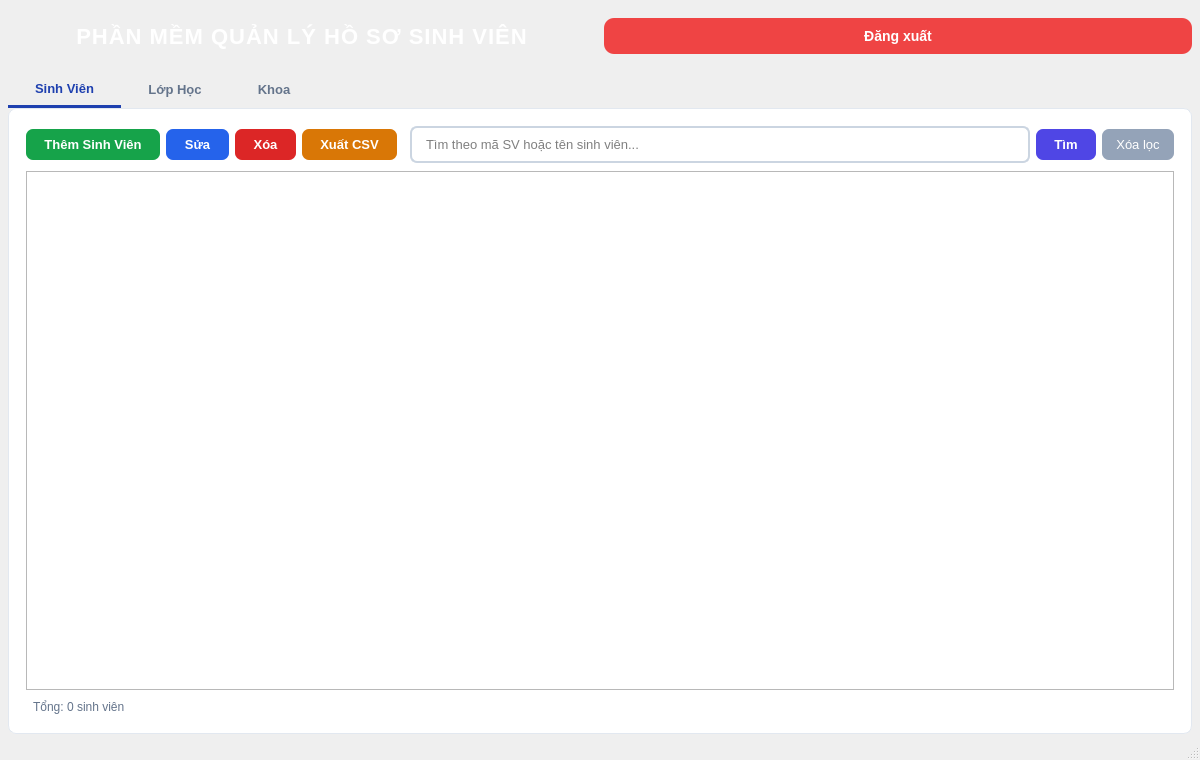
<?xml version="1.0" encoding="UTF-8"?>
<ui version="4.0">
 <class>MainWindow</class>
 <widget class="QMainWindow" name="MainWindow">
  <property name="geometry">
   <rect><x>0</x><y>0</y><width>1200</width><height>760</height></rect>
  </property>
  <property name="windowTitle">
   <string>Phần Mềm Quản Lý Hồ Sơ Sinh Viên</string>
  </property>
  <widget class="QWidget" name="centralwidget">
   <layout class="QVBoxLayout" name="verticalLayout">
    <property name="spacing"><number>0</number></property>
     <property name="leftMargin"><number>8</number></property>
     <property name="topMargin"><number>8</number></property>
     <property name="rightMargin"><number>8</number></property>
     <property name="bottomMargin"><number>4</number></property>

    <!-- ═══════════════════════════════════ HEADER BANNER ══ -->
    <item>
     <layout class="QHBoxLayout" name="headerLayout">
      <property name="spacing"><number>8</number></property>
      <item>
       <widget class="QLabel" name="lblHeader">
        <property name="text"><string>PHẦN MỀM QUẢN LÝ HỒ SƠ SINH VIÊN</string></property>
        <property name="alignment"><set>Qt::AlignCenter</set></property>
        <property name="styleSheet">
         <string>
          background: qlineargradient(x1:0, y1:0, x2:1, y2:0,
              stop:0 #1e3a8a, stop:0.5 #1e40af, stop:1 #2563eb);
          color: white; font-size: 22px; font-weight: bold;
          padding: 16px; border-radius: 10px; margin-bottom: 6px; letter-spacing: 1px;
         </string>
        </property>
        <property name="minimumHeight"><number>60</number></property>
       </widget>
      </item>
      <item>
       <widget class="QPushButton" name="btnLogout">
        <property name="text"><string>Đăng xuất</string></property>
        <property name="minimumHeight"><number>60</number></property>
        <property name="styleSheet">
         <string>
          QPushButton { background: #ef4444; color: white; padding: 10px 20px; border-radius: 10px; font-weight: bold; font-size: 14px; border: none; margin-bottom: 6px; }
          QPushButton:hover { background: #dc2626; }
         </string>
        </property>
        <property name="cursor"><cursorShape>PointingHandCursor</cursorShape></property>
       </widget>
      </item>
     </layout>
    </item>

    <!-- ═══════════════════════════════════ TAB WIDGET ══════ -->
    <item>
     <widget class="QTabWidget" name="tabWidget">
      <property name="currentIndex"><number>0</number></property>
      <property name="styleSheet">
       <string>
        QTabBar::tab {
            padding: 10px 24px;
            font-size: 13px;
            font-weight: bold;
            color: #64748b;
            border: none;
            background: transparent;
        }
        QTabBar::tab:selected {
            color: #1e40af;
            border-bottom: 3px solid #1e40af;
        }
        QTabBar::tab:hover:!selected { color: #334155; }
        QTabWidget::pane {
            border: 1px solid #e2e8f0;
            border-radius: 8px;
            background: white;
            padding: 8px;
        }
       </string>
      </property>

      <!-- ───────────────────── TAB 1: SINH VIÊN ──────────── -->
      <widget class="QWidget" name="tabStudents">
       <attribute name="title"><string>  Sinh Viên  </string></attribute>
       <layout class="QVBoxLayout" name="vlStudents">
        <property name="spacing"><number>8</number></property>

        <!-- Toolbar sinh viên -->
        <item>
         <layout class="QHBoxLayout" name="hlStudentToolbar">
          <property name="spacing"><number>6</number></property>

          <item>
           <widget class="QPushButton" name="btnAddStudent">
            <property name="text"><string>Thêm Sinh Viên</string></property>
            <property name="minimumHeight"><number>38</number></property>
            <property name="styleSheet">
             <string>
              QPushButton { background:#16a34a; color:white; padding:8px 18px;
                border-radius:7px; font-weight:bold; font-size:13px; border:none; }
              QPushButton:hover { background:#15803d; }
              QPushButton:pressed { background:#166534; }
             </string>
            </property>
            <property name="toolTip"><string>Thêm sinh viên mới vào hệ thống</string></property>
           </widget>
          </item>

          <item>
           <widget class="QPushButton" name="btnEditStudent">
            <property name="text"><string>Sửa</string></property>
            <property name="minimumHeight"><number>38</number></property>
            <property name="styleSheet">
             <string>
              QPushButton { background:#2563eb; color:white; padding:8px 18px;
                border-radius:7px; font-weight:bold; font-size:13px; border:none; }
              QPushButton:hover { background:#1d4ed8; }
              QPushButton:pressed { background:#1e40af; }
             </string>
            </property>
            <property name="toolTip"><string>Sửa thông tin sinh viên được chọn</string></property>
           </widget>
          </item>

          <item>
           <widget class="QPushButton" name="btnDeleteStudent">
            <property name="text"><string>Xóa</string></property>
            <property name="minimumHeight"><number>38</number></property>
            <property name="styleSheet">
             <string>
              QPushButton { background:#dc2626; color:white; padding:8px 18px;
                border-radius:7px; font-weight:bold; font-size:13px; border:none; }
              QPushButton:hover { background:#b91c1c; }
              QPushButton:pressed { background:#991b1b; }
             </string>
            </property>
            <property name="toolTip"><string>Xóa sinh viên được chọn</string></property>
           </widget>
          </item>

          <item>
           <widget class="QPushButton" name="btnExportCSV">
            <property name="text"><string>Xuất CSV</string></property>
            <property name="minimumHeight"><number>38</number></property>
            <property name="styleSheet">
             <string>
              QPushButton { background:#d97706; color:white; padding:8px 18px;
                border-radius:7px; font-weight:bold; font-size:13px; border:none; }
              QPushButton:hover { background:#b45309; }
              QPushButton:pressed { background:#92400e; }
             </string>
            </property>
            <property name="toolTip"><string>Xuất toàn bộ danh sách ra file CSV</string></property>
           </widget>
          </item>

          <item>
           <spacer>
            <property name="orientation"><enum>Qt::Horizontal</enum></property>
           </spacer>
          </item>

          <!-- Search box -->
          <item>
           <widget class="QLineEdit" name="lineSearch">
            <property name="minimumHeight"><number>38</number></property>
            <property name="minimumWidth"><number>280</number></property>
            <property name="placeholderText">
             <string>Tìm theo mã SV hoặc tên sinh viên...</string>
            </property>
            <property name="styleSheet">
             <string>
              QLineEdit {
                padding: 8px 12px;
                border: 2px solid #cbd5e1;
                border-radius: 7px;
                font-size: 13px;
                background: white;
              }
              QLineEdit:focus { border-color: #3b82f6; }
             </string>
            </property>
           </widget>
          </item>

          <item>
           <widget class="QPushButton" name="btnSearch">
            <property name="text"><string>Tìm</string></property>
            <property name="minimumHeight"><number>38</number></property>
            <property name="styleSheet">
             <string>
              QPushButton { background:#4f46e5; color:white; padding:8px 18px;
                border-radius:7px; font-weight:bold; font-size:13px; border:none; }
              QPushButton:hover { background:#4338ca; }
             </string>
            </property>
           </widget>
          </item>

          <item>
           <widget class="QPushButton" name="btnClearSearch">
            <property name="text"><string>Xóa lọc</string></property>
            <property name="minimumHeight"><number>38</number></property>
            <property name="styleSheet">
             <string>
              QPushButton { background:#94a3b8; color:white; padding:8px 14px;
                border-radius:7px; font-size:13px; border:none; }
              QPushButton:hover { background:#64748b; }
             </string>
            </property>
           </widget>
          </item>

         </layout>
        </item>

        <!-- Bảng sinh viên -->
        <item>
         <widget class="QTableWidget" name="tableStudents">
          <property name="alternatingRowColors"><bool>true</bool></property>
          <property name="selectionBehavior">
           <enum>QAbstractItemView::SelectRows</enum>
          </property>
          <property name="editTriggers">
           <set>QAbstractItemView::NoEditTriggers</set>
          </property>
          <property name="sortingEnabled"><bool>true</bool></property>
         </widget>
        </item>

        <!-- Footer đếm -->
        <item>
         <widget class="QLabel" name="lblStudentCount">
          <property name="text"><string>Tổng: 0 sinh viên</string></property>
          <property name="styleSheet">
           <string>color:#64748b; font-size:12px; padding:2px 4px;</string>
          </property>
         </widget>
        </item>

       </layout>
      </widget>

      <!-- ───────────────────── TAB 2: LỚP HỌC ───────────── -->
      <widget class="QWidget" name="tabClasses">
       <attribute name="title"><string>  Lớp Học  </string></attribute>
       <layout class="QVBoxLayout" name="vlClasses">
        <property name="spacing"><number>8</number></property>

        <item>
         <layout class="QHBoxLayout" name="hlClassToolbar">
          <property name="spacing"><number>6</number></property>

          <item>
           <widget class="QPushButton" name="btnAddClass">
            <property name="text"><string>Thêm Lớp</string></property>
            <property name="minimumHeight"><number>38</number></property>
            <property name="styleSheet">
             <string>
              QPushButton { background:#16a34a; color:white; padding:8px 18px;
                border-radius:7px; font-weight:bold; font-size:13px; border:none; }
              QPushButton:hover { background:#15803d; }
             </string>
            </property>
           </widget>
          </item>

          <item>
           <widget class="QPushButton" name="btnEditClass">
            <property name="text"><string>Sửa</string></property>
            <property name="minimumHeight"><number>38</number></property>
            <property name="styleSheet">
             <string>
              QPushButton { background:#2563eb; color:white; padding:8px 18px;
                border-radius:7px; font-weight:bold; font-size:13px; border:none; }
              QPushButton:hover { background:#1d4ed8; }
             </string>
            </property>
           </widget>
          </item>

          <item>
           <widget class="QPushButton" name="btnDeleteClass">
            <property name="text"><string>Xóa</string></property>
            <property name="minimumHeight"><number>38</number></property>
            <property name="styleSheet">
             <string>
              QPushButton { background:#dc2626; color:white; padding:8px 18px;
                border-radius:7px; font-weight:bold; font-size:13px; border:none; }
              QPushButton:hover { background:#b91c1c; }
             </string>
            </property>
           </widget>
          </item>

          <item>
           <spacer>
            <property name="orientation"><enum>Qt::Horizontal</enum></property>
           </spacer>
          </item>

         </layout>
        </item>

        <item>
         <widget class="QTableWidget" name="tableClasses">
          <property name="alternatingRowColors"><bool>true</bool></property>
          <property name="selectionBehavior">
           <enum>QAbstractItemView::SelectRows</enum>
          </property>
          <property name="editTriggers">
           <set>QAbstractItemView::NoEditTriggers</set>
          </property>
         </widget>
        </item>

       </layout>
      </widget>

      <!-- ───────────────────── TAB 3: KHOA ──────────────── -->
      <widget class="QWidget" name="tabDepts">
       <attribute name="title"><string>  Khoa  </string></attribute>
       <layout class="QVBoxLayout" name="vlDepts">
        <property name="spacing"><number>8</number></property>

        <item>
         <layout class="QHBoxLayout" name="hlDeptToolbar">
          <property name="spacing"><number>6</number></property>

          <item>
           <widget class="QPushButton" name="btnAddDept">
            <property name="text"><string>Thêm Khoa</string></property>
            <property name="minimumHeight"><number>38</number></property>
            <property name="styleSheet">
             <string>
              QPushButton { background:#16a34a; color:white; padding:8px 18px;
                border-radius:7px; font-weight:bold; font-size:13px; border:none; }
              QPushButton:hover { background:#15803d; }
             </string>
            </property>
           </widget>
          </item>

          <item>
           <widget class="QPushButton" name="btnEditDept">
            <property name="text"><string>Sửa</string></property>
            <property name="minimumHeight"><number>38</number></property>
            <property name="styleSheet">
             <string>
              QPushButton { background:#2563eb; color:white; padding:8px 18px;
                border-radius:7px; font-weight:bold; font-size:13px; border:none; }
              QPushButton:hover { background:#1d4ed8; }
             </string>
            </property>
           </widget>
          </item>

          <item>
           <widget class="QPushButton" name="btnDeleteDept">
            <property name="text"><string>Xóa</string></property>
            <property name="minimumHeight"><number>38</number></property>
            <property name="styleSheet">
             <string>
              QPushButton { background:#dc2626; color:white; padding:8px 18px;
                border-radius:7px; font-weight:bold; font-size:13px; border:none; }
              QPushButton:hover { background:#b91c1c; }
             </string>
            </property>
           </widget>
          </item>

          <item>
           <spacer>
            <property name="orientation"><enum>Qt::Horizontal</enum></property>
           </spacer>
          </item>

         </layout>
        </item>

        <item>
         <widget class="QTableWidget" name="tableDepts">
          <property name="alternatingRowColors"><bool>true</bool></property>
          <property name="selectionBehavior">
           <enum>QAbstractItemView::SelectRows</enum>
          </property>
          <property name="editTriggers">
           <set>QAbstractItemView::NoEditTriggers</set>
          </property>
         </widget>
        </item>

       </layout>
      </widget>

     </widget><!-- end tabWidget -->
    </item><!-- end tab item -->

   </layout>
  </widget><!-- end centralwidget -->
  <widget class="QStatusBar" name="statusBar"/>
 </widget>
</ui>
